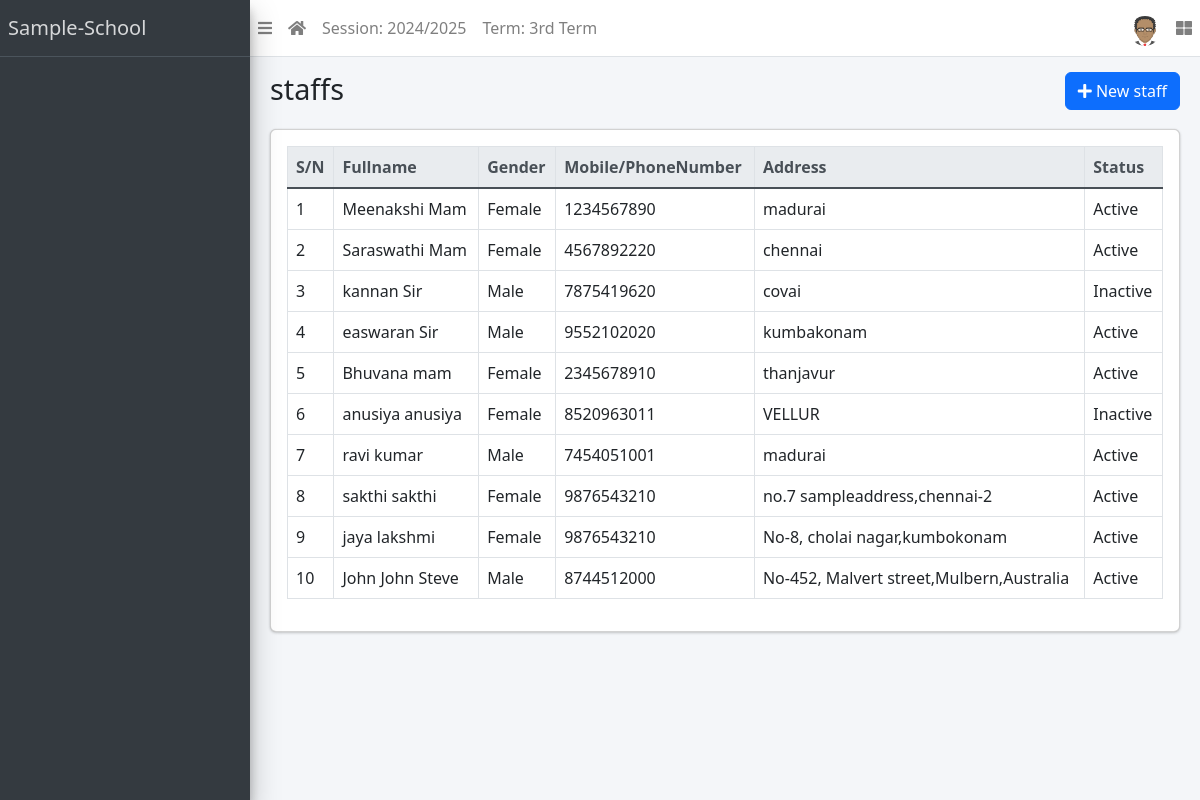
/staff/list/, run on the app's committed database.
### apps/corecode/models.py (models this page shows, shortened)
class AcademicSession(models.Model):
    name = models.CharField(max_length=200, unique=True)
    current = models.BooleanField(default=True)
    class Meta:
        ordering = ["-name"]

class AcademicTerm(models.Model):
    name = models.CharField(max_length=20, unique=True)
    current = models.BooleanField(default=True)
    class Meta:
        ordering = ["name"]

### apps/staffs/models.py (models this page shows, shortened)
class Staff(models.Model):
    STATUS = [("active", "Active"), ("inactive", "Inactive")]
    GENDER = [("male", "Male"), ("female", "Female")]
    current_status = models.CharField(max_length=10, choices=STATUS, default="active")
    surname = models.CharField(max_length=200)
    firstname = models.CharField(max_length=200)
    other_name = models.CharField(max_length=200, blank=True)
    gender = models.CharField(max_length=10, choices=GENDER, default="male")
    date_of_birth = models.DateField(default=timezone.now)
    date_of_admission = models.DateField(default=timezone.now)
    mobile_num_regex = RegexValidator(
        regex="^[0-9]{10,15}$", message="Entered mobile number isn't in a right format!"
    )
    mobile_number = models.CharField(
        validators=[mobile_num_regex], max_length=13, blank=True
    )
    address = models.TextField(blank=True)
    others = models.TextField(blank=True)

### apps/staffs/views.py (the view)
# urls.py: path("list/", StaffListView.as_view(), name="staff-list"),
class StaffListView(ListView):
    model = Staff

### apps/corecode/context_processors.py (called while the page is built)
def site_defaults(request):
    current_session = AcademicSession.objects.get(current=True)
    current_term = AcademicTerm.objects.get(current=True)
    vals = SiteConfig.objects.all()
    contexts = {
        "current_session": current_session.name,
        "current_term": current_term.name,
    }
    for val in vals:
        contexts[val.key] = val.value
    return contexts

### apps/corecode/templatetags/role_tags.py (called while the page is built)
@register.filter
def is_role(user, role_name):
    try:
        return user.userprofile.role == role_name
    except:
        return False

### apps/staffs/templates/staffs/staff_list.html (shortened to what this page needs)
{% extends 'base.html' %}
{% block title %}staffs{% endblock title %}
{% block breadcrumb %}
<a class="btn btn-primary" href="{% url 'staff-create' %}"><i
    class="fas fa-plus"></i> New staff</a>
{% endblock breadcrumb %}
{% block content %}
  <table id="stafftable" class="table table-bordered table-hover">
    <thead class="thead-light">
      <tr>
        <th>S/N</th>
        <th>Fullname</th>
        <th>Gender</th>
        <th>Mobile/PhoneNumber</th>
        <th>Address</th>
        <th>Status</th>
      </tr>
    </thead>
    <tbody>
      {% for staff in object_list %}
        <tr class='clickable-row' data-href="{% url 'staff-detail' staff.id %}">
          <td>{{ forloop.counter}}</td>
          <td>{{ staff.surname}} {{staff.firstname }} {{staff.other_name }}</td>
          <td>{{ staff.get_gender_display}}</td>
          <td>{{ staff.mobile_number}}</td>
          <td>{{ staff.address}}</td>
          <td>{{ staff.get_current_status_display}}</td>
        </tr>
      {% endfor %}
    </tbody>
  </table>
{% endblock content %}

### templates/base.html (shortened to what this page needs)
{% load static %}
{% load role_tags %}
<!DOCTYPE html>
<html lang="en">
<head>
  <link rel='stylesheet' href='https://cdn.jsdelivr.net/npm/bootstrap@5.0.1/dist/css/bootstrap.min.css'>
  <link rel='stylesheet' href='https://cdn.jsdelivr.net/npm/bootstrap@4.5.0/dist/css/bootstrap.min.css'>
  <link rel='stylesheet' href='https://cdn.jsdelivr.net/npm/bootstrap@4.4.1/dist/css/bootstrap.min.css'>
  <link rel="stylesheet" href="{% static 'plugins/fontawesome-free/css/all.min.css' %}">
  <link rel="stylesheet" href="{% static 'plugins/toastr/toastr.min.css' %}">
  <link rel="stylesheet" href="https://cdnjs.cloudflare.com/ajax/libs/font-awesome/5.15.3/css/all.min.css">
  <link rel="stylesheet"
    href="{% static 'plugins/overlayScrollbars/css/OverlayScrollbars.min.css' %}">
  <link rel="stylesheet" href="{% static 'plugins/Datatables/datatables.min.css' %}" />
  <link rel="stylesheet" href="{% static 'dist/css/adminlte.min.css' %}">
</head>
  <link rel="stylesheet" href="https://cdnjs.cloudflare.com/ajax/libs/font-awesome/5.15.4/css/all.min.css">
  <link rel="stylesheet" href="https://stackpath.bootstrapcdn.com/bootstrap/5.3.0/css/bootstrap.min.css">
</head>
<body
  class="hold-transition sidebar-mini layout-fixed layout-navbar-fixed layout-footer-fixed">
  <div class="wrapper">
    <nav class="main-header navbar navbar-expand navbar-white navbar-light">
      <ul class="navbar-nav">
        <li class="nav-item">
          <a class="nav-link" data-widget="pushmenu" href="#" role="button"><i
              class="fas fa-bars"></i></a>
        </li>
        <li class="nav-item d-none d-sm-inline-block">
          <a href="{% url 'home' %} " class="nav-link"><i class="fa fa-home"></i></a>
        </li>
        <li class="nav-item d-none d-sm-inline-block">
          <a href="{% url 'current-session' %}" class="nav-link">Session: {{ current_session }}</a>
        </li>
        <li class="nav-item d-none d-sm-inline-block">
          <a href="{% url 'current-session' %}" class="nav-link">Term: {{ current_term }}</a>
        </li>
      </ul>
      <ul class="navbar-nav ml-auto">
        <li class="nav-item dropdown">
          <a class="nav-link" data-toggle="dropdown" href="#">
            {% if user.profile.profile_picture %}
                <img src="{{ user.profile.profile_picture.url }}" class="rounded-circle" alt="Profile Image" width="30" height="30">
            {% else %}
                <img src="{% static 'dist/img/avatar.png' %}" alt="Default Profile Picture"
                class="rounded-circle" alt="Profile Image" width="30" height="30">
            {% endif %}
        </a>
        </li>
        <li class="nav-item">
          <a class="nav-link" data-widget="control-sidebar" data-slide="true"
            href="#" role="button"><i class="fas fa-th-large"></i></a>
        </li>
      </ul>
    </nav>
    <aside class="main-sidebar sidebar-dark-primary elevation-4">
      <a href="{% url 'home' %}" class="brand-link">{{ School_name | default:"Sample-School" }}</a>
      <div class="sidebar">
      </div>
    </aside>
    <div class="content-wrapper">
      <section class="content-header">
        <div class="container-fluid">
          <div class="row mb-1">
            <div class="col-sm-8">
              <h1>{% block title %}{% endblock title %}</h1>
            </div>
            <div class="col-sm-4">
              <ol class="breadcrumb float-sm-right">
                <li class="breadcrumb-item">{% block breadcrumb %}{% endblock breadcrumb %}</li>
              </ol>
            </div>
          </div>
        </div>
      </section>
      <section class="content">
        <div class="container-fluid">
          <div class="row">
            <div class="col-md-12">
              {% block fullcard %}
              <div class="card">
                <div class="card-body">
                  <div class="row">
                    <div class="col">
                      {% block content %}
                      {% endblock content %}
                    </div>
                  </div>
                </div>
              </div>
              {% endblock fullcard %}
            </div>
          </div>
        </div>
      </section>
    </div>
  </div>
</body>
</html>

### data on the page
AcademicSession: name "2024/2025"
AcademicTerm: name "3rd Term"
Staff: surname "Meenakshi", firstname "Mam", gender "Female", mobile_number "1234567890", address "madurai", current_status "Active"
Staff: surname "Saraswathi", firstname "Mam", gender "Female", mobile_number "4567892220", address "chennai", current_status "Active"
Staff: surname "kannan", firstname "Sir", gender "Male", mobile_number "7875419620", address "covai", current_status "Inactive"
Staff: surname "easwaran", firstname "Sir", gender "Male", mobile_number "9552102020", address "kumbakonam", current_status "Active"
Staff: surname "Bhuvana", firstname "mam", gender "Female", mobile_number "2345678910", address "thanjavur", current_status "Active"
Staff: surname "anusiya", firstname "anusiya", gender "Female", mobile_number "8520963011", address "VELLUR", current_status "Inactive"
Staff: surname "ravi", firstname "kumar", gender "Male", mobile_number "7454051001", address "madurai", current_status "Active"
Staff: surname "sakthi", firstname "sakthi", gender "Female", mobile_number "9876543210", address "no.7 sampleaddress,chennai-2", current_status "Active"
Staff: surname "jaya", firstname "lakshmi", gender "Female", mobile_number "9876543210", address "No-8, cholai nagar,kumbokonam", current_status "Active"
Staff: surname "John", firstname "John", other_name "Steve", gender "Male", mobile_number "8744512000", address "No-452, Malvert street,Mulbern,Australia", current_status "Active"

### other printed values
{{ School_name | default:"Sample-School" }} "Sample-School"
